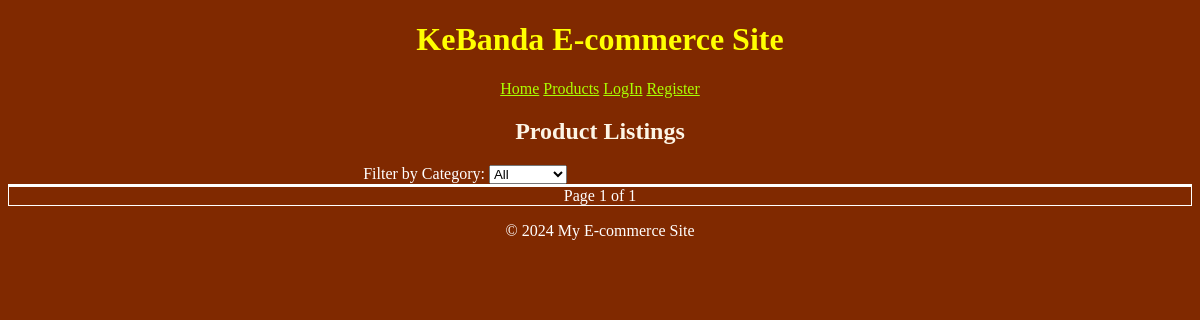
Before: /products/products-listing/ with the older database file.
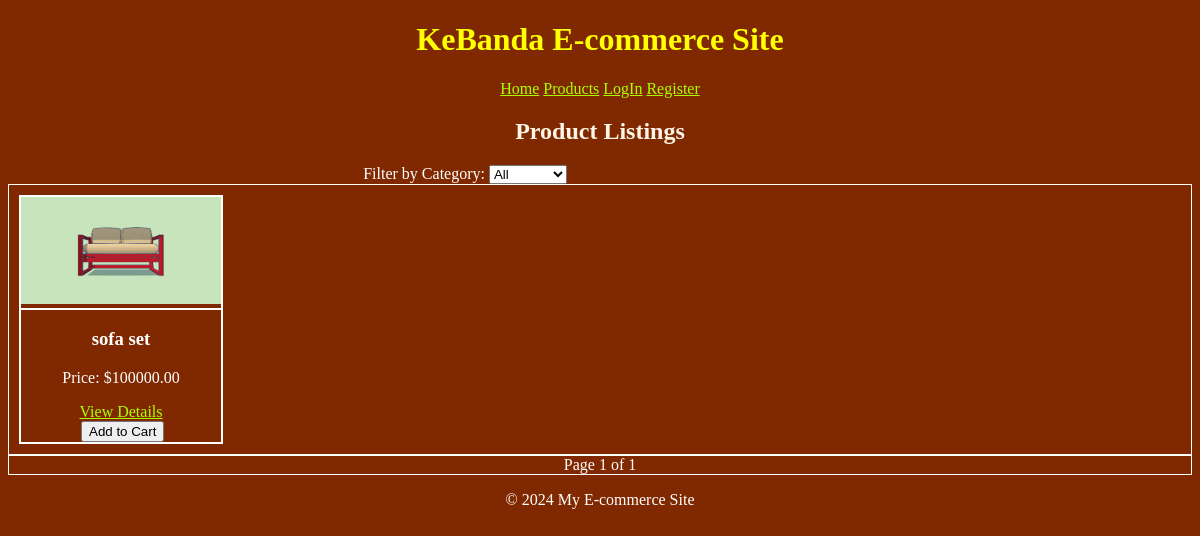
After: the same page with the newer database file.
### products/models.py (models this page shows, shortened)
class ProductImage(models.Model):
    product = models.ForeignKey(Product, on_delete=models.CASCADE, related_name='images')
    image = models.ImageField(upload_to='products/')
    alt_text = models.CharField(max_length=255, blank=True)

class Product(models.Model):
    name = models.CharField(max_length=255)
    slug = models.SlugField(max_length=255, unique=True)
    description = models.TextField()
    price = models.DecimalField(max_digits=10, decimal_places=2)
    stock = models.PositiveIntegerField()
    category = models.ForeignKey(Category, on_delete=models.CASCADE, related_name='products')
    created_at = models.DateTimeField(auto_now_add=True)
    updated_at = models.DateTimeField(auto_now=True)

### products/views.py (the view)
# urls.py: path('products-listing/', views.product_list, name='product_list'),
def product_list(request):
    category_filter = request.GET.get('category', None)
    products = Product.objects.all()
    if category_filter:
        products = products.filter(category__id=category_filter)
    paginator = Paginator(products, 10)  # Show 10 products per page
    page_number = request.GET.get('page')
    page_obj = paginator.get_page(page_number)
    categories = Category.objects.all()
    context = {
        'page_obj': page_obj,
        'categories': categories,
        'selected_category': category_filter,
    }
    return render(request, 'products/product_list.html', context)

### products/templates/products/product_list.html (shortened to what this page needs)
{% extends "base.html" %}
{% block content %}
<h2>Product Listings</h2>
<form method="get">
    <label for="category">Filter by Category:</label>
    <select name="category" id="category" onchange="this.form.submit()">
        <option value="">All</option>
    </select>
</form>
<div class="product-list" style="display: flex; flex-wrap: wrap;">
    {% for product in page_obj %}
    <div style="margin: 10px;">
        <div class="product-gallery">
            {% for image in product.images.all %}
                <img src="{{ image.image.url }}" alt="{{ image.alt_text }}" style="width: 200px; height: auto;"/>
            {% endfor %}
        </div>
        <div class="product-item">
            <h3>{{ product.name }}</h3>
            <p>Price: ${{ product.price }}</p>
            <a href="{% url 'product_detail' product.id %}">View Details</a>
            <form action="{% url 'add_to_cart' product.id %}" method="post">
                <button type="submit">Add to Cart</button>
            </form>
        </div>
    </diV>
    {% endfor %}
</div>
<div class="pagination">
    <span class="step-links">
        <span class="current-page">
            Page {{ page_obj.number }} of {{ page_obj.paginator.num_pages }}
        </span>
    </span>
</div>
{% endblock %}

Changed rows visible on the page:
added Product: name "sofa set", price "100000.00"
added ProductImage: image (picture)
